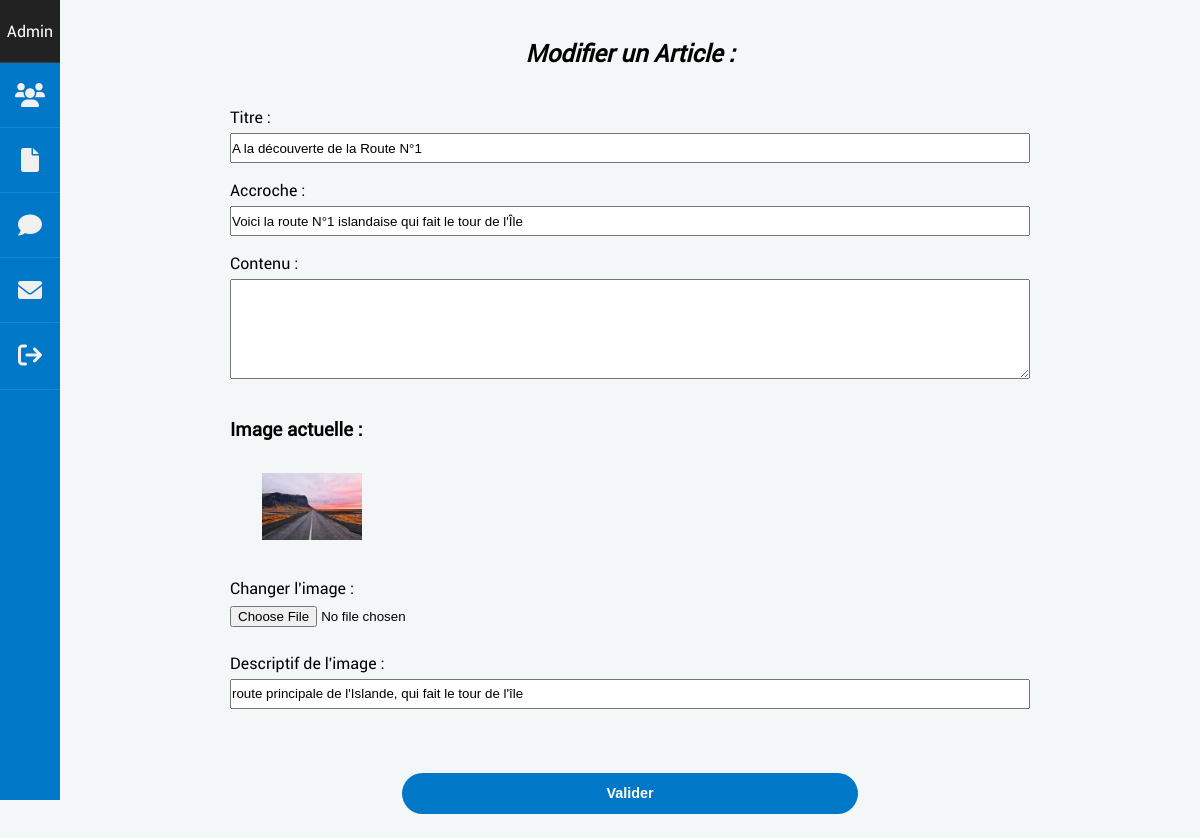
The page /modifierArticle&id=35 (signed in) on the database its author committed.
### tables this page shows
CREATE TABLE `article` (
  `id` int(11) NOT NULL,
  `title` varchar(255) NOT NULL,
  `url_image` varchar(255) NOT NULL,
  `alt_image` varchar(255) NOT NULL,
  `accroche` varchar(255) NOT NULL,
  `content` text NOT NULL,
  `id_category` int(10) UNSIGNED NOT NULL,
  `created_at` datetime NOT NULL DEFAULT current_timestamp()
);

### app/Controllers/AdminController.php (called while the page is built, shortened)
<?php
require_once "app/Models/ArticleManager.php";
class AdminController
{
    private $articleManager;
    public function __construct(){
        $this->articleManager = new \ProjetBlogKercode\Models\ArticleManager;
        $this->articleManager->chargementArticles();
    }
    public function modifierArticle($id)
    {
        $modifArticle = $this->articleManager->getArticleById($id);
        $article = new \ProjetBlogKercode\Models\Article($modifArticle['id'], $modifArticle['title'], $modifArticle['url_image'], $modifArticle['alt_image'], $modifArticle['accroche'], $modifArticle['content'], $modifArticle['created_at']);
        require 'app/Views/Admin/modifierArticle.php';
    }
}

### app/Models/ArticleManager.php (called while the page is built, shortened)
<?php
require_once "app/Models/ClassArticle.php";
class ArticleManager extends Manager{
    public function getArticleById($id)
    {
       $bdd = $this->dbConnect();
       $req = $bdd->prepare("SELECT * FROM article WHERE id=?");
       $req->execute(array($id));
       return $req->fetch();
    }
}

### app/Models/ClassArticle.php (called while the page is built, shortened)
<?php
class Article extends Manager
{
    private string $title;
    private string $url_image;
    private string $alt_image;
    private string $accroche;
    public function __construct(int $id, string $title, string $url_image, string $alt_image, string $accroche, string $contenu, string $dateCreation)
    {
        $this->title = $title;
        $this->url_image = $url_image;
        $this->alt_image = $alt_image;
        $this->accroche = $accroche;
    }
    public function getTitle(){return $this->title;}
    public function getUrlImage(){return $this->url_image;}
    public function getAltImage(){return $this->alt_image;}
    public function getAccroche(){return $this->accroche;}
}

### app/Views/Admin/modifierArticle.php (the view, shortened to what this page needs)
<section class="section-article-admin">
    <h1>Modifier un Article :</h1>
    <form method="POST" action="validerModifArticle" enctype="multipart/form-data">
        <div class="bloc-form">
            <label for="title">Titre : </label>
            <input type="text" id="title" name="title" value="<?= $article->getTitle(); ?>">
        </div>
        <div class="bloc-form">
            <label for="accroche">Accroche : </label>
            <input type="text" name="accroche" id="accroche" value="<?= $article->getAccroche(); ?>">
        </div>
        <div class="bloc-form">
            <label for="content">Contenu : </label>
            <textarea name="content" id="content" cols="30" rows="10"></textarea>
        </div>
        <h3>Image actuelle : </h3>
        <img src="<?= $article->getUrlImage(); ?>" class="img-modif-article">
        <div class="bloc-form">
            <label for="url_image">Changer l'image : </label>
            <input type="file" id="url_image" name="url_image">
        </div>
        <div class="bloc-form">
            <label for="alt_image">Descriptif de l'image : </label>
            <input type="text" id="alt_image" name="alt_image" value="<?= $article->getAltImage(); ?>">
        </div>
        <button type="submit" class="btn-form">Valider</button>
    </form>
</section>
<?php
require "template/adminTemplate.php";
?>

### app/Public/style/style.css (style rules this page uses)
:root { --mainColor: #0077C7; --mainLightColor: #58A2D4; --mainSuperLightColor: #a7d0ec; --bodyColor: #f4f7f7; --icon-dark: #616161; }
body { font-family: 'Roboto', sans-serif; height: 100%; position: relative; background-color: var(--bodyColor); }
h1 { font-size: 1.5rem; margin: 2rem 0; text-align: center; }
.btn-form { display: block; padding: 1rem 2rem; background-color: var(--mainColor); color: white; border: none; font-weight: 600; border-radius: 50px; margin: 20px auto; text-align: center; width: 67%; }
.bloc-form label { display: block; text-align: start; margin-bottom: 5px; }
.bloc-form input { height: 30px; margin-bottom: 1rem; width: 100%; }
.btn-form { padding: 0.8rem 2rem; background-color: var(--mainColor); color: white; border: none; font-weight: 600; border-radius: 50px; margin: 3rem auto 1.5rem; text-align: center; width: 67%; cursor: pointer; font-size: 0.9rem; display: block; }
textarea { height: 100px; width: 100%; margin-bottom: 2rem; }
#main-dashboard-admin h1 { text-align: center; font-size: 1.5rem; padding: 5px; font-style: italic; color: black; }
form { margin: 10px; }
.img-modif-article { width: 100px; margin: 2rem; }
@media screen and (min-width: 768px) { .section-article-admin { margin: auto 5rem; } }
@media screen and (min-width: 768px) { .btn-form { width: 57%; } }
@media screen and (min-width: 1024px) { .section-article-admin { margin: auto 10rem; } }

### rows shown on the page
article: title "A la découverte de la Route N°1", accroche "Voici la route N°1 islandaise qui fait le tour de l'Île", url_image (picture), alt_image "route principale de l'Islande, qui fait le tour de l'île"
